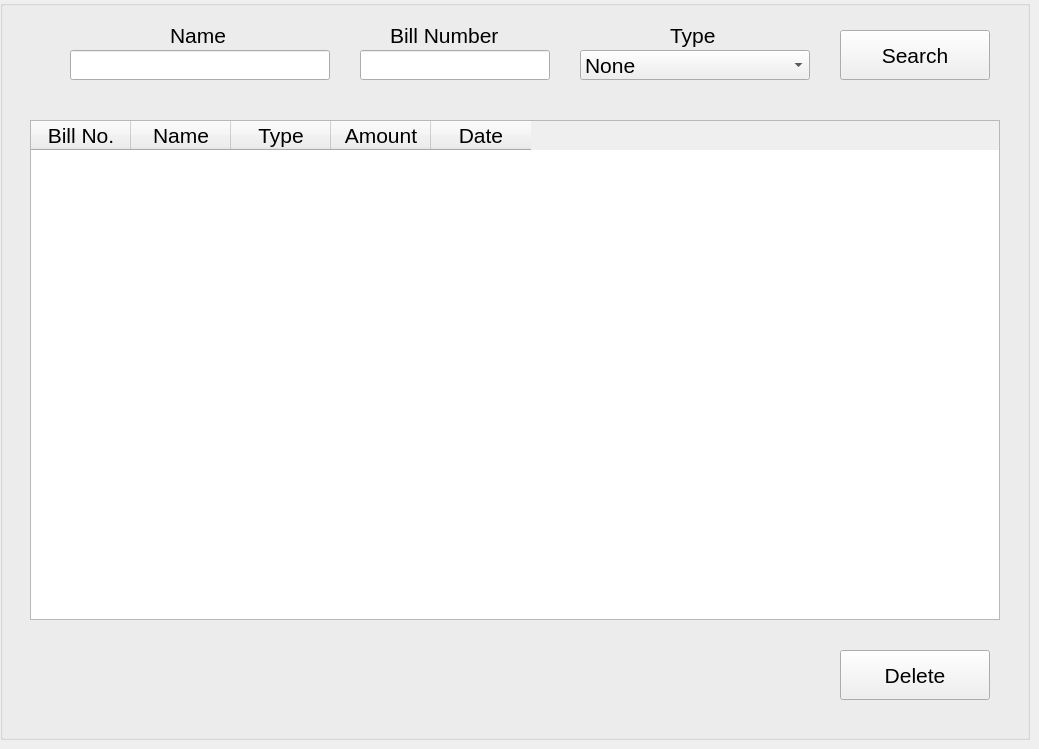
    <widget class="QWidget" name="Delete">
     <widget class="QGroupBox" name="groupBox_8">
      <property name="geometry">
       <rect>
        <x>0</x>
        <y>0</y>
        <width>1030</width>
        <height>740</height>
       </rect>
      </property>
      <property name="font">
       <font>
        <pointsize>16</pointsize>
       </font>
      </property>
      <property name="title">
       <string/>
      </property>
      <widget class="QTableWidget" name="tableWidget">
       <property name="geometry">
        <rect>
         <x>30</x>
         <y>120</y>
         <width>970</width>
         <height>500</height>
        </rect>
       </property>
       <property name="minimumSize">
        <size>
         <width>970</width>
         <height>0</height>
        </size>
       </property>
       <property name="maximumSize">
        <size>
         <width>970</width>
         <height>16777215</height>
        </size>
       </property>
       <column>
        <property name="text">
         <string>Bill No.</string>
        </property>
       </column>
       <column>
        <property name="text">
         <string>Name</string>
        </property>
       </column>
       <column>
        <property name="text">
         <string>Type</string>
        </property>
       </column>
       <column>
        <property name="text">
         <string>Amount</string>
        </property>
       </column>
       <column>
        <property name="text">
         <string>Date</string>
        </property>
       </column>
      </widget>
      <widget class="QPushButton" name="deletesearch">
       <property name="geometry">
        <rect>
         <x>840</x>
         <y>30</y>
         <width>150</width>
         <height>50</height>
        </rect>
       </property>
       <property name="text">
        <string>Search</string>
       </property>
      </widget>
      <widget class="QLineEdit" name="Del_Name">
       <property name="geometry">
        <rect>
         <x>70</x>
         <y>50</y>
         <width>260</width>
         <height>30</height>
        </rect>
       </property>
      </widget>
      <widget class="QLabel" name="label_33">
       <property name="geometry">
        <rect>
         <x>170</x>
         <y>20</y>
         <width>70</width>
         <height>30</height>
        </rect>
       </property>
       <property name="text">
        <string>Name</string>
       </property>
      </widget>
      <widget class="QLineEdit" name="Del_Bnum">
       <property name="geometry">
        <rect>
         <x>360</x>
         <y>50</y>
         <width>190</width>
         <height>30</height>
        </rect>
       </property>
      </widget>
      <widget class="QLabel" name="label_34">
       <property name="geometry">
        <rect>
         <x>390</x>
         <y>20</y>
         <width>140</width>
         <height>30</height>
        </rect>
       </property>
       <property name="text">
        <string>Bill Number</string>
       </property>
      </widget>
      <widget class="QLabel" name="label_161">
       <property name="geometry">
        <rect>
         <x>670</x>
         <y>20</y>
         <width>60</width>
         <height>30</height>
        </rect>
       </property>
       <property name="text">
        <string>Type</string>
       </property>
      </widget>
      <widget class="QComboBox" name="Del_type">
       <property name="geometry">
        <rect>
         <x>580</x>
         <y>50</y>
         <width>230</width>
         <height>30</height>
        </rect>
       </property>
       <item>
        <property name="text">
         <string>None</string>
        </property>
       </item>
       <item>
        <property name="text">
         <string>Gold Sale</string>
        </property>
       </item>
       <item>
        <property name="text">
         <string>Silver Sale</string>
        </property>
       </item>
       <item>
        <property name="text">
         <string>Old Order</string>
        </property>
       </item>
       <item>
        <property name="text">
         <string>New Order</string>
        </property>
       </item>
       <item>
        <property name="text">
         <string>Shree plus</string>
        </property>
       </item>
       <item>
        <property name="text">
         <string>Shree minus</string>
        </property>
       </item>
       <item>
        <property name="text">
         <string>VC</string>
        </property>
       </item>
       <item>
        <property name="text">
         <string>Gold Purchase</string>
        </property>
       </item>
       <item>
        <property name="text">
         <string>Silver Purchase</string>
        </property>
       </item>
       <item>
        <property name="text">
         <string>Expense</string>
        </property>
       </item>
      </widget>
      <widget class="QPushButton" name="DelButton">
       <property name="geometry">
        <rect>
         <x>840</x>
         <y>650</y>
         <width>150</width>
         <height>50</height>
        </rect>
       </property>
       <property name="text">
        <string>Delete</string>
       </property>
      </widget>
     </widget>
    </widget>
